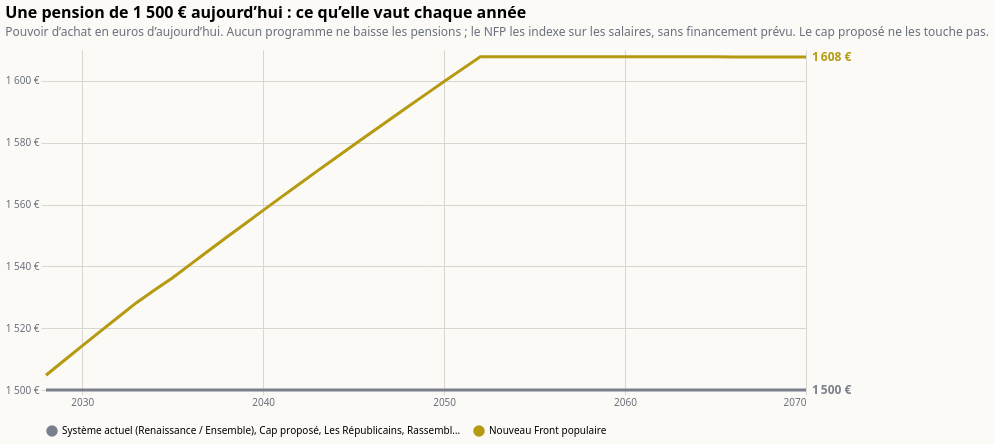

The Vega-Lite source for this figure:
### Vega-Lite specification from a JSON file in a GitHub repository (floating-point values rounded to 4 significant figures)
{"$schema": "https://vega.github.io/schema/vega-lite/v6.json", "title": {"text": "Une pension de 1 500 € aujourd’hui : ce qu’elle vaut chaque année", "subtitle": "Pouvoir d’achat en euros d’aujourd’hui. Aucun programme ne baisse les pensions ; le NFP les indexe sur les salaires, sans financement prévu. Le cap proposé ne les touche pas.", "anchor": "start", "fontSize": 16, "subtitleColor": "#6b6f7b", "subtitlePadding": 6, "offset": 12}, "background": "#fbfaf7", "config": {"font": "system-ui, sans-serif", "axis": {"gridColor": "#d9d6cf", "labelColor": "#6b6f7b", "domain": false, "tickColor": "#d9d6cf"}, "legend": {"orient": "bottom", "columns": 3, "labelLimit": 400, "symbolOpacity": 1}, "view": {"stroke": null}}, "width": 760, "height": 340, "data": {"values": [{"annee": 2028, "programme": "Système actuel (Renaissance / Ensemble), Cap proposé, Les Républicains, Rassemblement national, Les Patriotes — identiques", "valeur": 1500}, {"annee": 2029, "programme": "Système actuel (Renaissance / Ensemble), Cap proposé, Les Républicains, Rassemblement national, Les Patriotes — identiques", "valeur": 1500}, {"annee": 2030, "programme": "Système actuel (Renaissance / Ensemble), Cap proposé, Les Républicains, Rassemblement national, Les Patriotes — identiques", "valeur": 1500}, {"annee": 2031, "programme": "Système actuel (Renaissance / Ensemble), Cap proposé, Les Républicains, Rassemblement national, Les Patriotes — identiques", "valeur": 1500}, {"annee": 2032, "programme": "Système actuel (Renaissance / Ensemble), Cap proposé, Les Républicains, Rassemblement national, Les Patriotes — identiques", "valeur": 1500}, {"annee": 2033, "programme": "Système actuel (Renaissance / Ensemble), Cap proposé, Les Républicains, Rassemblement national, Les Patriotes — identiques", "valeur": 1500}, {"annee": 2034, "programme": "Système actuel (Renaissance / Ensemble), Cap proposé, Les Républicains, Rassemblement national, Les Patriotes — identiques", "valeur": 1500}, {"annee": 2035, "programme": "Système actuel (Renaissance / Ensemble), Cap proposé, Les Républicains, Rassemblement national, Les Patriotes — identiques", "valeur": 1500}, {"annee": 2036, "programme": "Système actuel (Renaissance / Ensemble), Cap proposé, Les Républicains, Rassemblement national, Les Patriotes — identiques", "valeur": 1500}, {"annee": 2037, "programme": "Système actuel (Renaissance / Ensemble), Cap proposé, Les Républicains, Rassemblement national, Les Patriotes — identiques", "valeur": 1500}, {"annee": 2038, "programme": "Système actuel (Renaissance / Ensemble), Cap proposé, Les Républicains, Rassemblement national, Les Patriotes — identiques", "valeur": 1500}, {"annee": 2039, "programme": "Système actuel (Renaissance / Ensemble), Cap proposé, Les Républicains, Rassemblement national, Les Patriotes — identiques", "valeur": 1500}, {"annee": 2040, "programme": "Système actuel (Renaissance / Ensemble), Cap proposé, Les Républicains, Rassemblement national, Les Patriotes — identiques", "valeur": 1500}, {"annee": 2041, "programme": "Système actuel (Renaissance / Ensemble), Cap proposé, Les Républicains, Rassemblement national, Les Patriotes — identiques", "valeur": 1500}, {"annee": 2042, "programme": "Système actuel (Renaissance / Ensemble), Cap proposé, Les Républicains, Rassemblement national, Les Patriotes — identiques", "valeur": 1500}, {"annee": 2043, "programme": "Système actuel (Renaissance / Ensemble), Cap proposé, Les Républicains, Rassemblement national, Les Patriotes — identiques", "valeur": 1500}, {"annee": 2044, "programme": "Système actuel (Renaissance / Ensemble), Cap proposé, Les Républicains, Rassemblement national, Les Patriotes — identiques", "valeur": 1500}, {"annee": 2045, "programme": "Système actuel (Renaissance / Ensemble), Cap proposé, Les Républicains, Rassemblement national, Les Patriotes — identiques", "valeur": 1500}, {"annee": 2046, "programme": "Système actuel (Renaissance / Ensemble), Cap proposé, Les Républicains, Rassemblement national, Les Patriotes — identiques", "valeur": 1500}, {"annee": 2047, "programme": "Système actuel (Renaissance / Ensemble), Cap proposé, Les Républicains, Rassemblement national, Les Patriotes — identiques", "valeur": 1500}, {"annee": 2048, "programme": "Système actuel (Renaissance / Ensemble), Cap proposé, Les Républicains, Rassemblement national, Les Patriotes — identiques", "valeur": 1500}, {"annee": 2049, "programme": "Système actuel (Renaissance / Ensemble), Cap proposé, Les Républicains, Rassemblement national, Les Patriotes — identiques", "valeur": 1500}, {"annee": 2050, "programme": "Système actuel (Renaissance / Ensemble), Cap proposé, Les Républicains, Rassemblement national, Les Patriotes — identiques", "valeur": 1500}, {"annee": 2051, "programme": "Système actuel (Renaissance / Ensemble), Cap proposé, Les Républicains, Rassemblement national, Les Patriotes — identiques", "valeur": 1500}, {"annee": 2052, "programme": "Système actuel (Renaissance / Ensemble), Cap proposé, Les Républicains, Rassemblement national, Les Patriotes — identiques", "valeur": 1500}, {"annee": 2053, "programme": "Système actuel (Renaissance / Ensemble), Cap proposé, Les Républicains, Rassemblement national, Les Patriotes — identiques", "valeur": 1500}, {"annee": 2054, "programme": "Système actuel (Renaissance / Ensemble), Cap proposé, Les Républicains, Rassemblement national, Les Patriotes — identiques", "valeur": 1500}, {"annee": 2055, "programme": "Système actuel (Renaissance / Ensemble), Cap proposé, Les Républicains, Rassemblement national, Les Patriotes — identiques", "valeur": 1500}, {"annee": 2056, "programme": "Système actuel (Renaissance / Ensemble), Cap proposé, Les Républicains, Rassemblement national, Les Patriotes — identiques", "valeur": 1500}, {"annee": 2057, "programme": "Système actuel (Renaissance / Ensemble), Cap proposé, Les Républicains, Rassemblement national, Les Patriotes — identiques", "valeur": 1500}, {"annee": 2058, "programme": "Système actuel (Renaissance / Ensemble), Cap proposé, Les Républicains, Rassemblement national, Les Patriotes — identiques", "valeur": 1500}, {"annee": 2059, "programme": "Système actuel (Renaissance / Ensemble), Cap proposé, Les Républicains, Rassemblement national, Les Patriotes — identiques", "valeur": 1500}, {"annee": 2060, "programme": "Système actuel (Renaissance / Ensemble), Cap proposé, Les Républicains, Rassemblement national, Les Patriotes — identiques", "valeur": 1500}, {"annee": 2061, "programme": "Système actuel (Renaissance / Ensemble), Cap proposé, Les Républicains, Rassemblement national, Les Patriotes — identiques", "valeur": 1500}, {"annee": 2062, "programme": "Système actuel (Renaissance / Ensemble), Cap proposé, Les Républicains, Rassemblement national, Les Patriotes — identiques", "valeur": 1500}, {"annee": 2063, "programme": "Système actuel (Renaissance / Ensemble), Cap proposé, Les Républicains, Rassemblement national, Les Patriotes — identiques", "valeur": 1500}, {"annee": 2064, "programme": "Système actuel (Renaissance / Ensemble), Cap proposé, Les Républicains, Rassemblement national, Les Patriotes — identiques", "valeur": 1500}, {"annee": 2065, "programme": "Système actuel (Renaissance / Ensemble), Cap proposé, Les Républicains, Rassemblement national, Les Patriotes — identiques", "valeur": 1500}, {"annee": 2066, "programme": "Système actuel (Renaissance / Ensemble), Cap proposé, Les Républicains, Rassemblement national, Les Patriotes — identiques", "valeur": 1500}, {"annee": 2067, "programme": "Système actuel (Renaissance / Ensemble), Cap proposé, Les Républicains, Rassemblement national, Les Patriotes — identiques", "valeur": 1500}, {"annee": 2068, "programme": "Système actuel (Renaissance / Ensemble), Cap proposé, Les Républicains, Rassemblement national, Les Patriotes — identiques", "valeur": 1500}, {"annee": 2069, "programme": "Système actuel (Renaissance / Ensemble), Cap proposé, Les Républicains, Rassemblement national, Les Patriotes — identiques", "valeur": 1500}, {"annee": 2070, "programme": "Système actuel (Renaissance / Ensemble), Cap proposé, Les Républicains, Rassemblement national, Les Patriotes — identiques", "valeur": 1500}, {"annee": 2028, "programme": "Nouveau Front populaire", "valeur": 1505.0}, {"annee": 2029, "programme": "Nouveau Front populaire", "valeur": 1510.0}, {"annee": 2030, "programme": "Nouveau Front populaire", "valeur": 1514.0}, {"annee": 2031, "programme": "Nouveau Front populaire", "valeur": 1519.0}, {"annee": 2032, "programme": "Nouveau Front populaire", "valeur": 1524.0}, {"annee": 2033, "programme": "Nouveau Front populaire", "valeur": 1528.0}, {"annee": 2034, "programme": "Nouveau Front populaire", "valeur": 1532.0}, {"annee": 2035, "programme": "Nouveau Front populaire", "valeur": 1536.0}, {"annee": 2036, "programme": "Nouveau Front populaire", "valeur": 1541.0}, {"annee": 2037, "programme": "Nouveau Front populaire", "valeur": 1545.0}, {"annee": 2038, "programme": "Nouveau Front populaire", "valeur": 1549.0}, {"annee": 2039, "programme": "Nouveau Front populaire", "valeur": 1554.0}, {"annee": 2040, "programme": "Nouveau Front populaire", "valeur": 1558.0}, {"annee": 2041, "programme": "Nouveau Front populaire", "valeur": 1562.0}, {"annee": 2042, "programme": "Nouveau Front populaire", "valeur": 1567.0}, {"annee": 2043, "programme": "Nouveau Front populaire", "valeur": 1571.0}, {"annee": 2044, "programme": "Nouveau Front populaire", "valeur": 1575.0}, {"annee": 2045, "programme": "Nouveau Front populaire", "valeur": 1579.0}, {"annee": 2046, "programme": "Nouveau Front populaire", "valeur": 1583.0}, {"annee": 2047, "programme": "Nouveau Front populaire", "valeur": 1588.0}, {"annee": 2048, "programme": "Nouveau Front populaire", "valeur": 1592.0}, {"annee": 2049, "programme": "Nouveau Front populaire", "valeur": 1596.0}, {"annee": 2050, "programme": "Nouveau Front populaire", "valeur": 1600.0}, {"annee": 2051, "programme": "Nouveau Front populaire", "valeur": 1604.0}, {"annee": 2052, "programme": "Nouveau Front populaire", "valeur": 1608.0}, {"annee": 2053, "programme": "Nouveau Front populaire", "valeur": 1608.0}, {"annee": 2054, "programme": "Nouveau Front populaire", "valeur": 1608.0}, {"annee": 2055, "programme": "Nouveau Front populaire", "valeur": 1608.0}, {"annee": 2056, "programme": "Nouveau Front populaire", "valeur": 1608.0}, {"annee": 2057, "programme": "Nouveau Front populaire", "valeur": 1608.0}, {"annee": 2058, "programme": "Nouveau Front populaire", "valeur": 1608.0}, {"annee": 2059, "programme": "Nouveau Front populaire", "valeur": 1608.0}, {"annee": 2060, "programme": "Nouveau Front populaire", "valeur": 1608.0}, {"annee": 2061, "programme": "Nouveau Front populaire", "valeur": 1608.0}, {"annee": 2062, "programme": "Nouveau Front populaire", "valeur": 1608.0}, {"annee": 2063, "programme": "Nouveau Front populaire", "valeur": 1608.0}, {"annee": 2064, "programme": "Nouveau Front populaire", "valeur": 1608.0}, {"annee": 2065, "programme": "Nouveau Front populaire", "valeur": 1608.0}, {"annee": 2066, "programme": "Nouveau Front populaire", "valeur": 1608.0}, {"annee": 2067, "programme": "Nouveau Front populaire", "valeur": 1608.0}, {"annee": 2068, "programme": "Nouveau Front populaire", "valeur": 1608.0}, {"annee": 2069, "programme": "Nouveau Front populaire", "valeur": 1608.0}, {"annee": 2070, "programme": "Nouveau Front populaire", "valeur": 1608.0}]}, "encoding": {"x": {"field": "annee", "type": "quantitative", "scale": {"domain": [2028, 2070]}, "axis": {"format": "d", "title": null, "values": [2030, 2040, 2050, 2060, 2070]}}, "y": {"field": "valeur", "type": "quantitative", "scale": {"zero": false}, "axis": {"title": null, "labelExpr": "replace(format(datum.value, ',.0f'), ',', ' ') + ' €'", "tickCount": 7}}, "color": {"field": "programme", "type": "nominal", "title": null, "sort": ["Système actuel (Renaissance / Ensemble), Cap proposé, Les Républicains, Rassemblement national, Les Patriotes — identiques", "Nouveau Front populaire"], "scale": {"domain": ["Système actuel (Renaissance / Ensemble), Cap proposé, Les Républicains, Rassemblement national, Les Patriotes — identiques", "Nouveau Front populaire"], "range": ["#7a7f8c", "#b59a12"]}, "legend": {"orient": "bottom", "columns": 3}}}, "layer": [{"mark": {"type": "line", "strokeWidth": 3}}, {"data": {"values": [{"annee": 2070, "programme": "Système actuel (Renaissance / Ensemble), Cap proposé, Les Républicains, Rassemblement national, Les Patriotes — identiques", "valeur": 1500, "etiquette": "1 500 €"}, {"annee": 2070, "programme": "Nouveau Front populaire", "valeur": 1608.0, "etiquette": "1 608 €"}]}, "mark": {"type": "text", "align": "left", "dx": 6, "fontSize": 12, "fontWeight": "bold"}, "encoding": {"text": {"field": "etiquette"}}}]}
